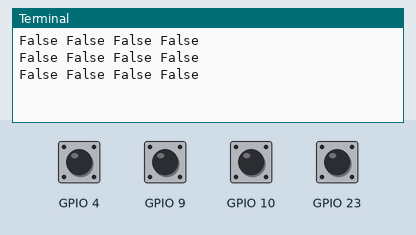
The program below on a simulated Raspberry Pi (BCM pin numbers). On the bench: the last lines printed to the terminal. The inputs (shaded band) are chosen by the test bench; at power-on: GPIO 4, GPIO 9, GPIO 10, GPIO 23 HIGH.

Above: at 1.2 s.
1.3 s: GPIO 4 pulled LOW for 0.6 s
At 1.9 s:
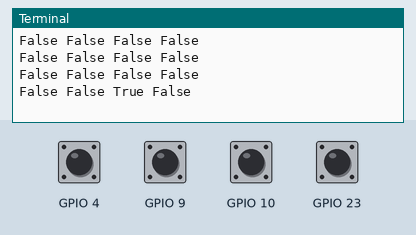
3.4 s: GPIO 9 pulled LOW for 0.6 s
At 3.9 s:
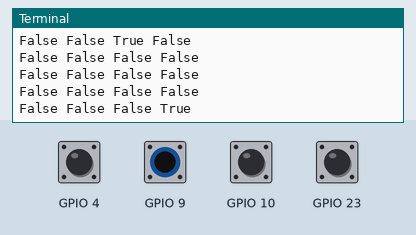
5.5 s: GPIO 10 pulled LOW for 0.6 s
At 5.9 s:
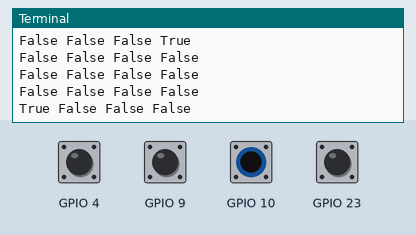
7.6 s: GPIO 23 pulled LOW for 0.6 s
At 8.4 s:
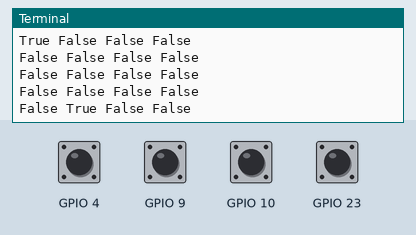
9.7 s: GPIO 4 driven LOW and GPIO 9 driven LOW
At 10.4 s:
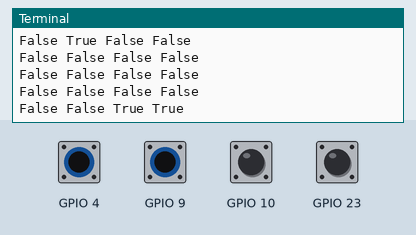
11.5 s: GPIO 10 pulled LOW for 1 s
At 11.9 s:
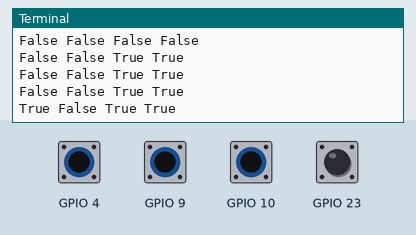

Measured:
- after the input at 1.3 s, the terminal: prints a new line after 0.20 s (image 1)
- after the input at 3.4 s, the terminal: prints a new line after 0.10 s (image 2)
- after the input at 5.5 s, the terminal: prints a new line at once (image 3)
- after the input at 7.6 s, the terminal: prints a new line after 0.41 s (image 4)
- after the input at 9.7 s, the terminal: prints a new line after 0.31 s (image 5)
- after the input at 11.5 s, the terminal: prints a new line at once (image 6)

The program:

FB030_BigDisplay1.py
```python
import RPi.GPIO as GPIO
import time #for timing delays

def InitIO ():
	GPIO.setmode(GPIO.BCM)
	GPIO.setwarnings(False)
	GPIO.setup(4, GPIO.IN, pull_up_down=GPIO.PUD_UP)
	GPIO.setup(23, GPIO.IN, pull_up_down=GPIO.PUD_UP)
	GPIO.setup(10, GPIO.IN, pull_up_down=GPIO.PUD_UP)
	GPIO.setup(9, GPIO.IN, pull_up_down=GPIO.PUD_UP)

def CheckSwitch ():
	val1 = not GPIO.input(10)
	val2= not GPIO.input(23)
	val3= not GPIO.input(4)
	val4= not GPIO.input(9)
	print val1,val2,val3,val4

InitIO()
while (True):
	CheckSwitch()
	time.sleep(0.5)
```
